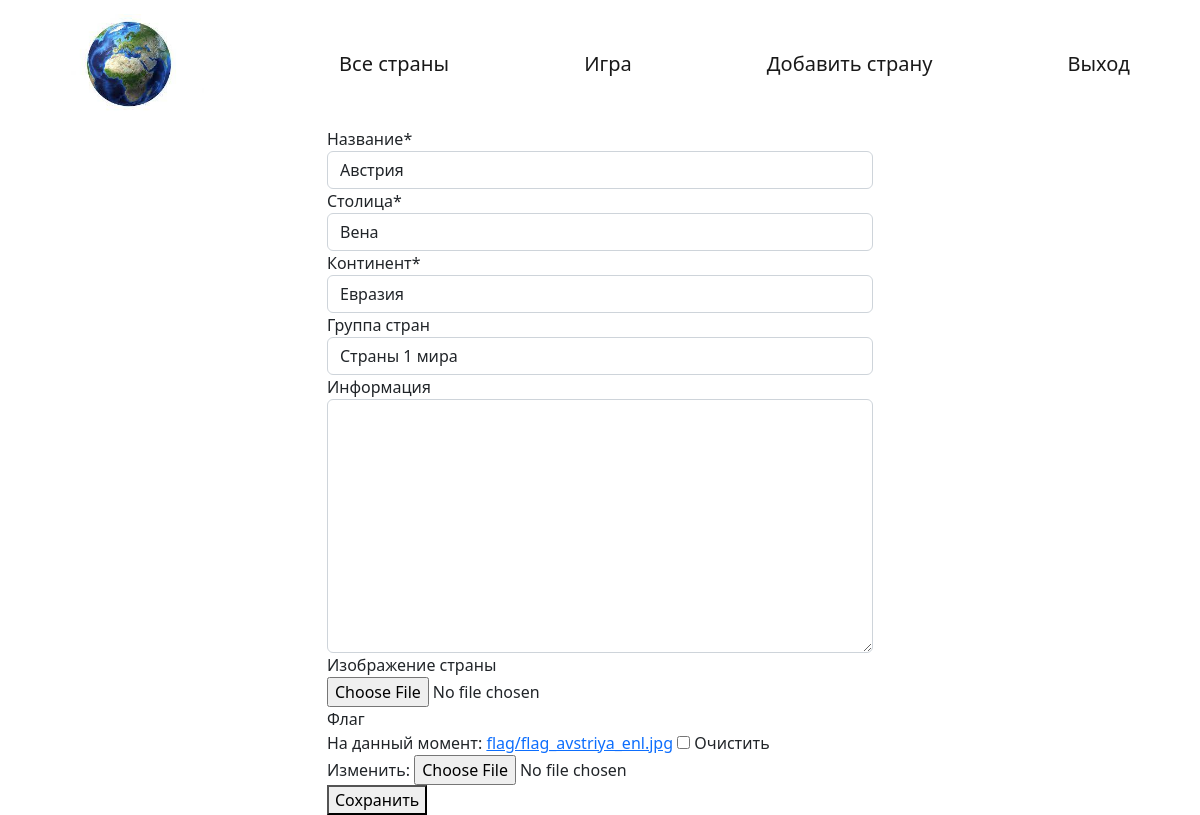
/edit_country/26/ (signed in), run on the app's committed database.
### main/models.py (models this page shows, shortened)
class Country(models.Model):
    name = models.CharField('Название', max_length=100, unique=True)
    capital = models.CharField('Столица', max_length=100, unique=True)
    info = models.TextField('Информация', max_length=10000, blank=True, null=True)
    img_country = models.ImageField('Изображение страны', upload_to='country_image', blank=True, null=True)
    flag = models.ImageField('Флаг', upload_to='flag', blank=True, null=True)
    img_capital = models.ImageField('Изображение столицы', upload_to='capital_image', blank=True, null=True)
    сontinent = models.ForeignKey('Continent', verbose_name='Континент', on_delete=models.SET_NULL,
                                  null=True)
    group = models.ForeignKey('Group', verbose_name='Группа стран', on_delete=models.SET_NULL, blank=True,
                              null=True)
    class Meta:
        verbose_name = 'Страна'
        verbose_name_plural = 'Страны'
        ordering = ['name', ]

class Continent(models.Model):
    name = models.CharField(max_length=100, unique=True)
    img = models.ImageField('Изображение континента', upload_to='сontinent_image', blank=True, null=True)
    class Meta:
        verbose_name = 'Континент'
        verbose_name_plural = 'Континенты'
    def __str__(self):
        return self.name[:15]

class Group(models.Model):
    name = models.CharField(max_length=100, unique=True)
    class Meta:
        verbose_name = 'Группа стран'
        verbose_name_plural = 'Группы стран'
    def __str__(self):
        return self.name[:15]

### main/views.py (the view)
# urls.py: path('edit_country/<int:pk>/', edit_country, name='edit_country'),
@login_required
def edit_country(request, pk):
    country = Country.objects.get(pk=pk)
    if request.method == 'POST':
        form = AddCountryForm(request.POST, request.FILES, instance=country)
        if form.is_valid():
            form.save()
            return redirect('/')
        return HttpResponse('Форма содержит ошибки')
    else:
        form = AddCountryForm(instance=country)
    template = 'main/edit_country.html'
    return render(request, template, locals())

### main/forms.py
class AddCountryForm(forms.ModelForm):
    class Meta:
        model = Country
        fields = ['name', 'capital', 'сontinent', 'group', 'info', 'img_country', 'flag']
        order_dy = ['name']

### main/templates/main/edit_country.html (shortened to what this page needs)
{% extends 'main/base_templates/index.html' %}
{% load crispy_forms_tags %}
{% block content %}
<div class="row justify-content-center">
    <div class="col-6 justify-content-center">
        <form action='' method="post" enctype="multipart/form-data">
            {{form|crispy}}
            <button type="submit">Сохранить</button>
        </form>
    </div>
</div>
{% endblock content %}

### data on the page
Country: name "Австрия", capital "Вена", сontinent "Евразия", group "Страны 1 мира"
